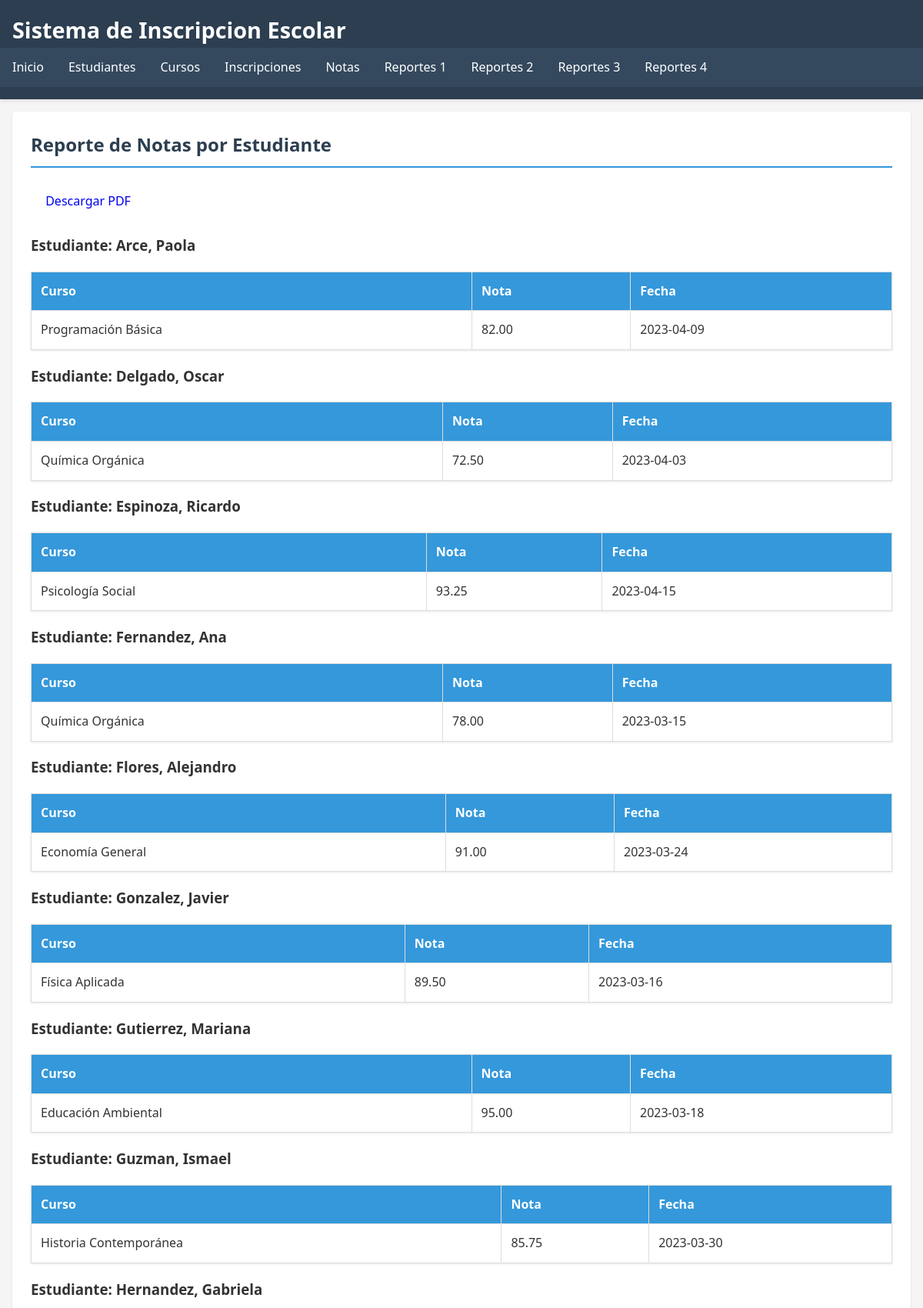
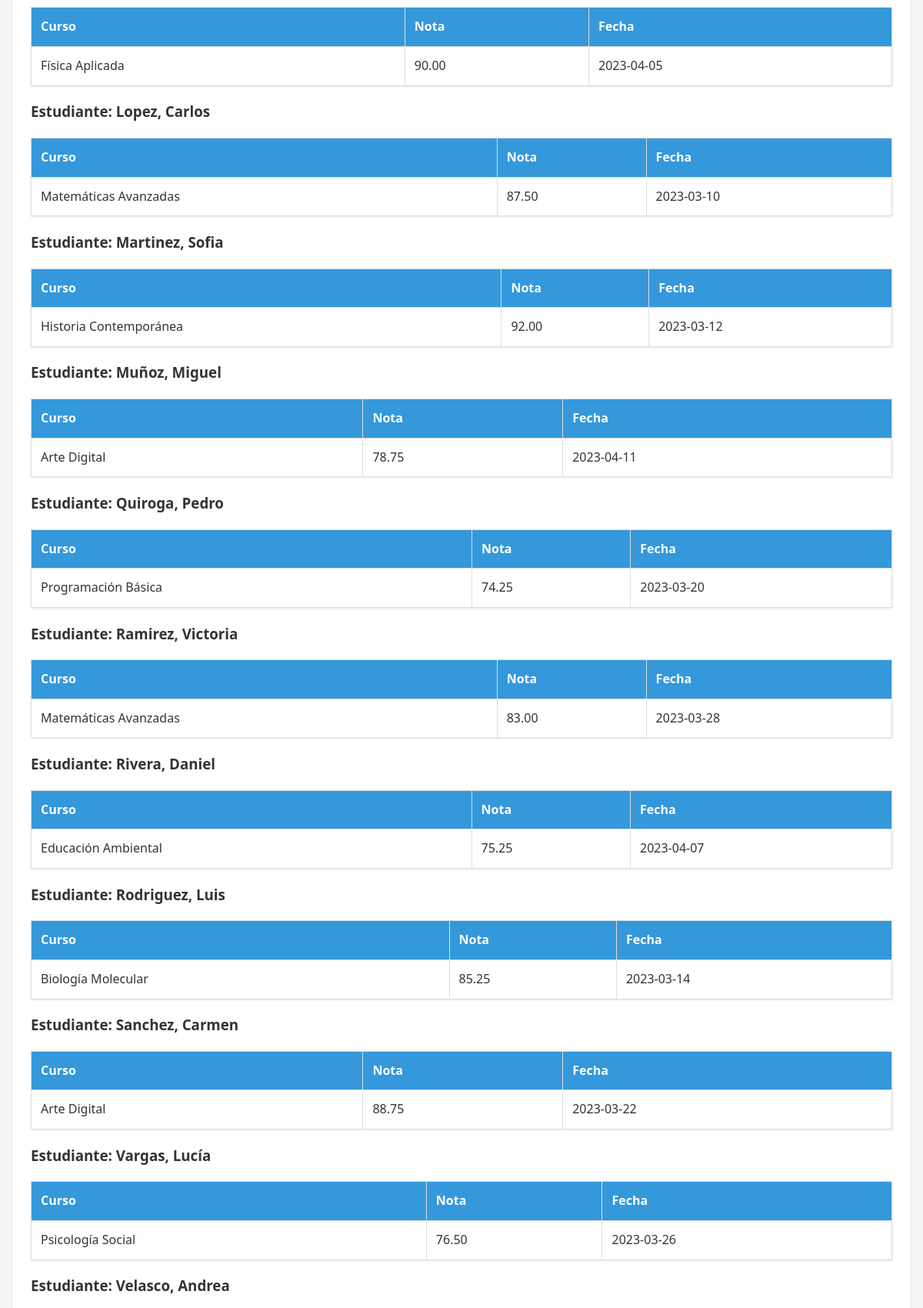
The app's page /reportes/notas_por_estudiante.php (upper part) with its own data (2 pictures, top to bottom).
### tables this page shows
CREATE TABLE `notas` (
  `id_nota` int(11) NOT NULL,
  `id_estudiante` int(11) NOT NULL,
  `id_curso` int(11) NOT NULL,
  `nota` decimal(5,2) NOT NULL,
  `fecha_nota` date NOT NULL
);

CREATE TABLE `estudiantes` (
  `id_estudiante` int(11) NOT NULL,
  `nombre` varchar(100) NOT NULL,
  `apellido` varchar(100) NOT NULL,
  `fecha_nacimiento` date DEFAULT NULL,
  `direccion` text DEFAULT NULL,
  `telefono` varchar(15) DEFAULT NULL,
  `fecha_registro` timestamp NOT NULL DEFAULT current_timestamp()
);

CREATE TABLE `cursos` (
  `id_curso` int(11) NOT NULL,
  `nombre` varchar(100) NOT NULL,
  `descripcion` text DEFAULT NULL,
  `horario` varchar(50) DEFAULT NULL,
  `cupo_maximo` int(11) DEFAULT NULL,
  `estado` enum('activo','inactivo') DEFAULT 'activo'
);

### reportes/notas_por_estudiante.php (the view, shortened to what this page needs)
<?php
require_once('../includes/conexion.php');
$query = "SELECT e.id_estudiante,
                 e.nombre AS nombres_est,
                 e.apellido AS apellidos_est,
                 c.nombre AS nombre_curso,
                 n.nota,
                 n.fecha_nota
          FROM notas n
          JOIN estudiantes e ON n.id_estudiante = e.id_estudiante
          JOIN cursos c ON n.id_curso = c.id_curso
          ORDER BY e.apellido, e.nombre, c.nombre";
$resultado = mysqli_query($conexion, $query);
include('../includes/header.php');
?>
<div class="card">
    <h2>Reporte de Notas por Estudiante</h2>
    <a href="pdf_notas_por_estudiante.php" class="btn btn-danger">Descargar PDF</a>
    <?php
    $estudiante_actual = "";
    ?>
    <?php if (mysqli_num_rows($resultado) > 0): ?>
        <?php while ($registro = mysqli_fetch_assoc($resultado)): ?>
            <?php
            if ($estudiante_actual !== $registro['id_estudiante']):
                if ($estudiante_actual !== ""):
                    echo "</tbody></table>";
                endif;
                $estudiante_actual = $registro['id_estudiante'];
            ?>
                <h3>Estudiante: <?php echo $registro['apellidos_est'] . ', ' . $registro['nombres_est']; ?></h3>
                <table border="1" cellpadding="5" cellspacing="0">
                    <thead>
                        <tr>
                            <th>Curso</th>
                            <th>Nota</th>
                            <th>Fecha</th>
                        </tr>
                    </thead>
                    <tbody>
            <?php endif; ?>
                        <tr>
                            <td><?php echo $registro['nombre_curso']; ?></td>
                            <td><?php echo $registro['nota']; ?></td>
                            <td><?php echo $registro['fecha_nota']; ?></td>
                        </tr>
        <?php endwhile; ?>
                    </tbody>
                </table>
    <?php else: ?>
        <p>No hay notas registradas.</p>
    <?php endif; ?>
</div>
<?php
include('../includes/footer.php');
?>

### css/estilo.css (style rules this page uses)
body { font-family: 'Segoe UI', Tahoma, Geneva, Verdana, sans-serif; line-height: 1.6; margin: 0; padding: 0; color: #333; background-color: #f5f5f5; }
table { width: 100%; border-collapse: collapse; margin: 1rem 0; background: white; box-shadow: 0 1px 3px rgba(0,0,0,0.1); }
table, th, td { border: 1px solid #ddd; }
th, td { padding: 0.75rem; text-align: left; }
th { background-color: #3498db; color: white; }
.btn { display: inline-block; padding: 0.5rem 1rem; margin: 0.2rem; text-decoration: none; border-radius: 4px; font-weight: 500; transition: all 0.3s; border: none; cursor: pointer; }
.card { background: white; border-radius: 5px; box-shadow: 0 1px 3px rgba(0,0,0,0.1); padding: 1.5rem; margin-bottom: 1.5rem; }
.card h2 { margin-top: 0; color: #2c3e50; border-bottom: 2px solid #3498db; padding-bottom: 0.5rem; }

### records on screen
notas: id_estudiante.apellido "Arce", id_estudiante.nombre "Paola", id_curso.nombre "Programación Básica", nota "82.00", fecha_nota "2023-04-09"
notas: id_estudiante.apellido "Delgado", id_estudiante.nombre "Oscar", id_curso.nombre "Química Orgánica", nota "72.50", fecha_nota "2023-04-03"
notas: id_estudiante.apellido "Espinoza", id_estudiante.nombre "Ricardo", id_curso.nombre "Psicología Social", nota "93.25", fecha_nota "2023-04-15"
notas: id_estudiante.apellido "Fernandez", id_estudiante.nombre "Ana", id_curso.nombre "Química Orgánica", nota "78.00", fecha_nota "2023-03-15"
notas: id_estudiante.apellido "Flores", id_estudiante.nombre "Alejandro", id_curso.nombre "Economía General", nota "91.00", fecha_nota "2023-03-24"
notas: id_estudiante.apellido "Gonzalez", id_estudiante.nombre "Javier", id_curso.nombre "Física Aplicada", nota "89.50", fecha_nota "2023-03-16"
notas: id_estudiante.apellido "Gutierrez", id_estudiante.nombre "Mariana", id_curso.nombre "Educación Ambiental", nota "95.00", fecha_nota "2023-03-18"
notas: id_estudiante.apellido "Guzman", id_estudiante.nombre "Ismael", id_curso.nombre "Historia Contemporánea", nota "85.75", fecha_nota "2023-03-30"
notas: id_estudiante.apellido "Hernandez", id_estudiante.nombre "Gabriela", id_curso.nombre "Física Aplicada", nota "90.00", fecha_nota "2023-04-05"
notas: id_estudiante.apellido "Lopez", id_estudiante.nombre "Carlos", id_curso.nombre "Matemáticas Avanzadas", nota "87.50", fecha_nota "2023-03-10"
notas: id_estudiante.apellido "Martinez", id_estudiante.nombre "Sofia", id_curso.nombre "Historia Contemporánea", nota "92.00", fecha_nota "2023-03-12"
notas: id_estudiante.apellido "Muñoz", id_estudiante.nombre "Miguel", id_curso.nombre "Arte Digital", nota "78.75", fecha_nota "2023-04-11"
notas: id_estudiante.apellido "Quiroga", id_estudiante.nombre "Pedro", id_curso.nombre "Programación Básica", nota "74.25", fecha_nota "2023-03-20"
notas: id_estudiante.apellido "Ramirez", id_estudiante.nombre "Victoria", id_curso.nombre "Matemáticas Avanzadas", nota "83.00", fecha_nota "2023-03-28"
notas: id_estudiante.apellido "Rivera", id_estudiante.nombre "Daniel", id_curso.nombre "Educación Ambiental", nota "75.25", fecha_nota "2023-04-07"
notas: id_estudiante.apellido "Rodriguez", id_estudiante.nombre "Luis", id_curso.nombre "Biología Molecular", nota "85.25", fecha_nota "2023-03-14"
notas: id_estudiante.apellido "Sanchez", id_estudiante.nombre "Carmen", id_curso.nombre "Arte Digital", nota "88.75", fecha_nota "2023-03-22"
notas: id_estudiante.apellido "Vargas", id_estudiante.nombre "Lucía", id_curso.nombre "Psicología Social", nota "76.50", fecha_nota "2023-03-26"
notas: id_estudiante.apellido "Velasco", id_estudiante.nombre "Andrea"
